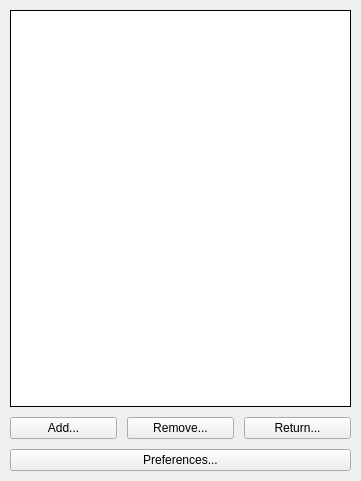
  <widget class="QWidget" name="verticalLayoutWidget">
   <property name="geometry">
    <rect>
     <x>0</x>
     <y>0</y>
     <width>361</width>
     <height>481</height>
    </rect>
   </property>
   <layout class="QVBoxLayout" name="group_structure" stretch="0,0,0">
    <property name="spacing">
     <number>10</number>
    </property>
    <property name="leftMargin">
     <number>10</number>
    </property>
    <property name="topMargin">
     <number>10</number>
    </property>
    <property name="rightMargin">
     <number>10</number>
    </property>
    <property name="bottomMargin">
     <number>10</number>
    </property>
    <item>
     <widget class="QListWidget" name="editor_structure">
      <property name="font">
       <font>
        <family>Tahoma</family>
        <pointsize>9</pointsize>
       </font>
      </property>
      <property name="focusPolicy">
       <enum>Qt::StrongFocus</enum>
      </property>
      <property name="contextMenuPolicy">
       <enum>Qt::NoContextMenu</enum>
      </property>
      <property name="acceptDrops">
       <bool>true</bool>
      </property>
      <property name="frameShape">
       <enum>QFrame::Box</enum>
      </property>
      <property name="frameShadow">
       <enum>QFrame::Plain</enum>
      </property>
      <property name="horizontalScrollBarPolicy">
       <enum>Qt::ScrollBarAlwaysOff</enum>
      </property>
      <property name="dragEnabled">
       <bool>true</bool>
      </property>
      <property name="dragDropMode">
       <enum>QAbstractItemView::InternalMove</enum>
      </property>
      <property name="defaultDropAction">
       <enum>Qt::IgnoreAction</enum>
      </property>
      <property name="selectionMode">
       <enum>QAbstractItemView::ContiguousSelection</enum>
      </property>
      <property name="movement">
       <enum>QListView::Snap</enum>
      </property>
      <property name="isWrapping" stdset="0">
       <bool>false</bool>
      </property>
      <property name="spacing">
       <number>1</number>
      </property>
      <property name="wordWrap">
       <bool>true</bool>
      </property>
     </widget>
    </item>
    <item>
     <layout class="QHBoxLayout" name="button_group_interaction_upper">
      <property name="spacing">
       <number>10</number>
      </property>
      <item>
       <widget class="QPushButton" name="button_add">
        <property name="font">
         <font>
          <family>Tahoma</family>
          <pointsize>9</pointsize>
         </font>
        </property>
        <property name="cursor">
         <cursorShape>PointingHandCursor</cursorShape>
        </property>
        <property name="text">
         <string>Add...</string>
        </property>
       </widget>
      </item>
      <item>
       <widget class="QPushButton" name="button_remove">
        <property name="font">
         <font>
          <family>Tahoma</family>
          <pointsize>9</pointsize>
         </font>
        </property>
        <property name="cursor">
         <cursorShape>PointingHandCursor</cursorShape>
        </property>
        <property name="text">
         <string>Remove...</string>
        </property>
       </widget>
      </item>
      <item>
       <widget class="QPushButton" name="button_return">
        <property name="font">
         <font>
          <family>Tahoma</family>
          <pointsize>9</pointsize>
         </font>
        </property>
        <property name="cursor">
         <cursorShape>PointingHandCursor</cursorShape>
        </property>
        <property name="text">
         <string>Return...</string>
        </property>
       </widget>
      </item>
     </layout>
    </item>
    <item>
     <layout class="QHBoxLayout" name="button_group_interaction_lower">
      <property name="spacing">
       <number>10</number>
      </property>
      <item>
       <widget class="QPushButton" name="button_preferences">
        <property name="font">
         <font>
          <family>Tahoma</family>
          <pointsize>9</pointsize>
         </font>
        </property>
        <property name="cursor">
         <cursorShape>PointingHandCursor</cursorShape>
        </property>
        <property name="text">
         <string>Preferences...</string>
        </property>
       </widget>
      </item>
     </layout>
    </item>
   </layout>
  </widget>
